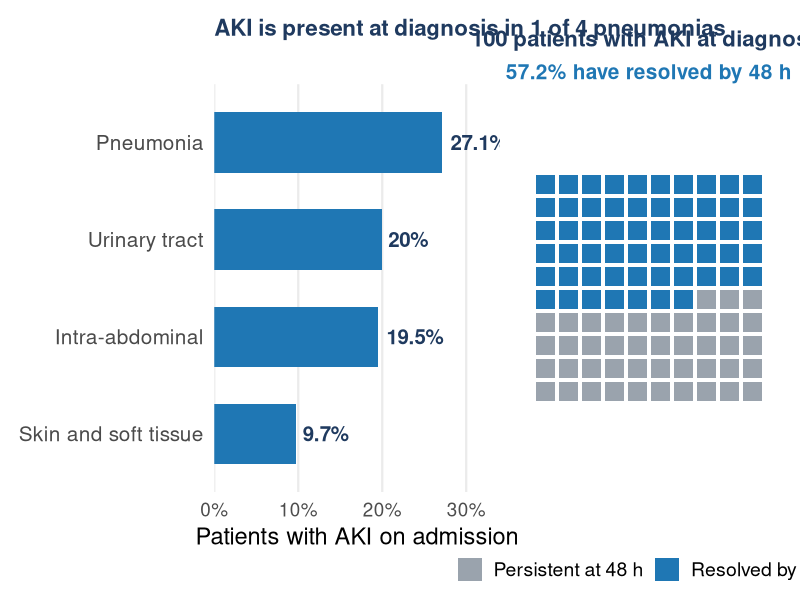

The R script that drew this image:
# =============================================================================
# Slide 1. Admission AKI in infected patients resolves quickly (Crass 2019, CID).
# Published percentages only (abstract): AKI on admission in 27.1 % (pneumonia),
# 19.5 % (intra-abdominal), 20.0 % (urinary), 9.7 % (skin/soft tissue);
# of admission AKI, 57.2 % had resolved by 48 h. Icon array = 100 patients.
# =============================================================================
suppressPackageStartupMessages({library(dplyr); library(ggplot2); library(patchwork)})
col_blue <- "#1f77b4"; col_grey <- "#9aa3ad"; col_navy <- "#1f3a5f"; col_dark <- "#4a4a4a"; col_red <- "#b03a3a"
base_theme <- function(bs = 17) theme_minimal(base_size = bs) + theme(panel.grid.minor = element_blank(), plot.title = element_text(face = "bold", color = col_navy, size = bs * 0.95), plot.subtitle = element_text(color = col_dark, size = bs * 0.75), plot.margin = margin(8, 10, 8, 8))

# Left: icon array, 100 patients with AKI at the time infection is diagnosed
n_res <- 57   # 57.2 % rounded to whole patients
icons <- tibble(id = 1:100, x = (id - 1) %% 10, y = 9 - (id - 1) %/% 10,
                status = ifelse(id <= n_res, "Resolved by 48 h", "Persistent at 48 h"))
p1 <- ggplot(icons, aes(x, y, fill = status)) +
  geom_tile(width = 0.82, height = 0.82, color = NA) +
  scale_fill_manual(values = c("Resolved by 48 h" = col_blue, "Persistent at 48 h" = col_grey), name = NULL) +
  coord_equal() + theme_void(base_size = 17) +
  labs(title = "100 patients with AKI at diagnosis",
       subtitle = "57.2% have resolved by 48 h") +
  theme(legend.position = "bottom", legend.text = element_text(size = 14),
        plot.title = element_text(face = "bold", color = col_navy, size = 16, hjust = 0.5),
        plot.subtitle = element_text(color = col_blue, face = "bold", size = 15, hjust = 0.5),
        plot.margin = margin(8, 14, 8, 8))

# Right: how common is AKI at presentation, by infection type
aki <- tribble(~site, ~pct,
  "Pneumonia", 27.1, "Urinary tract", 20.0, "Intra-abdominal", 19.5, "Skin and soft tissue", 9.7) |>
  mutate(site = factor(site, rev(site)))
p2 <- ggplot(aki, aes(pct, site)) +
  geom_col(fill = col_blue, width = 0.62) +
  geom_text(aes(label = paste0(pct, "%")), hjust = -0.15, size = 5.2, color = col_navy, fontface = "bold") +
  scale_x_continuous(limits = c(0, 34), expand = c(0, 0), labels = \(x) paste0(x, "%")) +
  labs(x = "Patients with AKI on admission", y = NULL,
       title = "AKI is present at diagnosis in 1 of 4 pneumonias") +
  base_theme(17) + theme(panel.grid.major.y = element_blank(), axis.text.y = element_text(size = 15, color = col_dark))

p <- p2 + p1 + plot_layout(widths = c(1.15, 1))
ggsave("figures/aki_resolution.png", p, width = 12.5, height = 5.6, dpi = 300, bg = "white")
